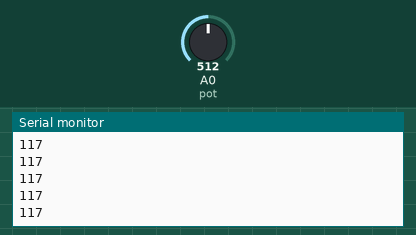
Recording of a sketch running on a simulated Arduino Uno, built with avr-gcc and run on an emulated ATmega328P. Parts: the last lines printed to the serial monitor. Inputs (shaded band) come from the test bench; at power-on: A0 (pot) = 512.

Above: at 1.2 s.
1.3 s: A0 (pot) set to 716
At 1.8 s:
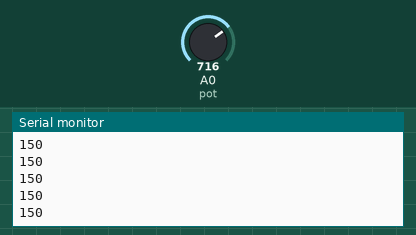
2.8 s: A0 (pot) set to 900
At 3.3 s:
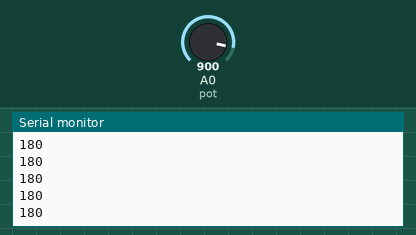
Timing chart, 0 to 5.8 s (numbered marks = the images above; inputs shaded):
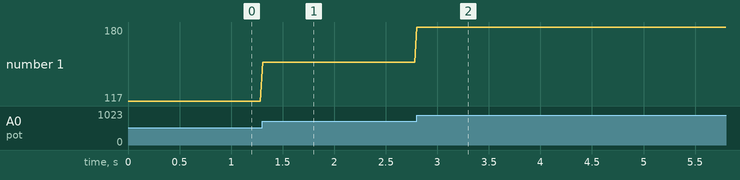

Measured:
- after the input at 1.3 s, the serial monitor: prints a new line at once (image 1)
- after the input at 2.8 s, the serial monitor: prints a new line at once (image 2)
- plotted number 1: 117 → 150 after the input at 1.3 s, 150 → 180 after the input at 2.8 s

The sketch:

Maestro_led_pwm.ino
```cpp
#include <SoftwareSerial.h>

SoftwareSerial mySerial(19, 18); // 10 11 - RX, TX
int val;
int pot=A0;

void setup() {
  mySerial.begin(9600);
  Serial.begin(9600);

}

void loop() {
  val=analogRead(pot);
  val = map(val, 0, 1023, 35, 200);
  Serial.println(val);
  mySerial.write(val);
  delay(20);
}
```
